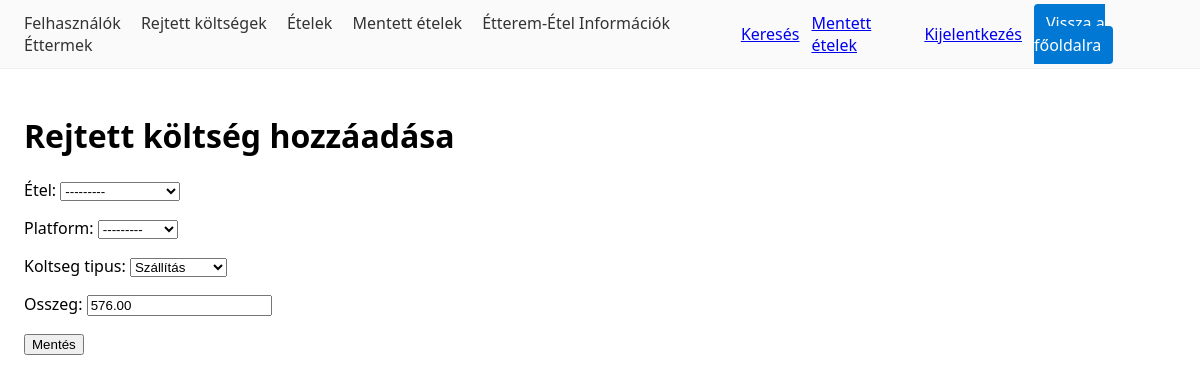
The page /koltseg/1/szerkeszt/ (signed in) on the database its author committed.
### billing/models.py (models this page shows, shortened)
class EtteremKoltseg(models.Model):
    etterem = models.ForeignKey(
        Etterem,
        on_delete=models.CASCADE,
        related_name="koltsegek",
        null=True,
        blank=True,
    )
    etel = models.ForeignKey(
        'catalog.Etel',
        on_delete=models.CASCADE,
        related_name='koltsegek',
        null=True,
        blank=True,
        verbose_name='Étel',
    )
    platform = models.CharField(max_length=20, choices=PLATFORMOK, blank=True)
    koltseg_tipus = models.CharField(max_length=30, choices=KOLTSEG_TIPUSOK)
    osszeg = models.DecimalField(max_digits=10, decimal_places=2)

### billing/views.py (the view)
# urls.py: path("koltseg/<int:pk>/szerkeszt/", views.KoltsegUpdateView.as_view(), name="koltseg_update"),
class KoltsegUpdateView(LoginRequired, WritePermissionRequired, UpdateView):
    model = EtteremKoltseg
    fields = ["etel", "platform", "koltseg_tipus", "osszeg"]
    permission_required = "billing.change_etteremkoltseg"
    success_url = reverse_lazy("billing:koltseg_list")
    template_name = "billing/koltseg_form.html"

### catalog/models.py (called while the page is built)
    def __str__(self):
        return self.nev

### foodcompare/mixins.py (called while the page is built)
    def test_func(self):
        user = self.request.user
        return user.is_authenticated and user.is_staff

### templates/billing/koltseg_form.html
{% extends "_base.html" %}
{% block content %}
<h1>Rejtett költség hozzáadása</h1>
<form method="post">{% csrf_token %}{{ form.as_p }}<button>Mentés</button></form>
{% endblock %}

### templates/_base.html (style rules this page uses)
body { font-family:system-ui,Segoe UI,Arial;margin:0 }

### rows shown on the page
EtteremKoltseg: etel "---------", platform "---------", koltseg_tipus "Szállítás", osszeg "576.00"
